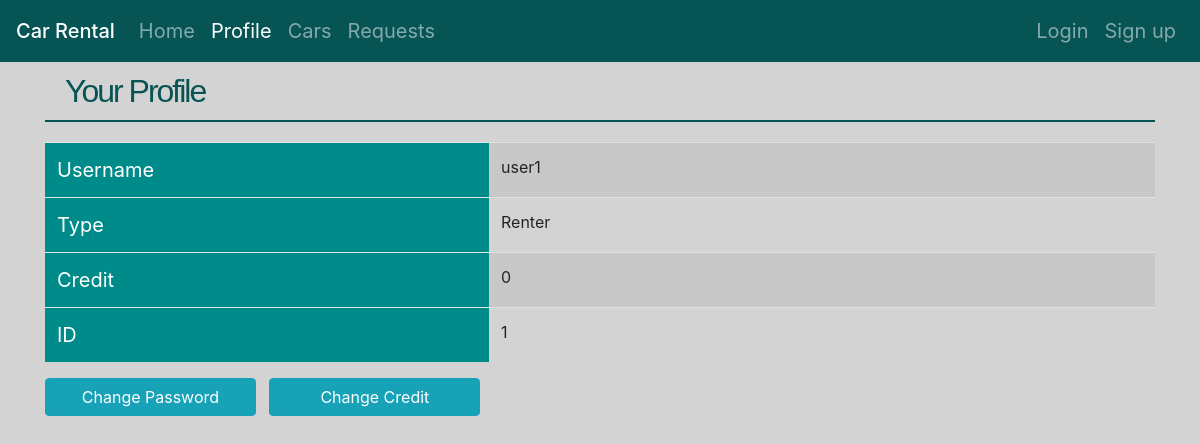
Page /rental/profile/ (signed in) on the earlier database version.
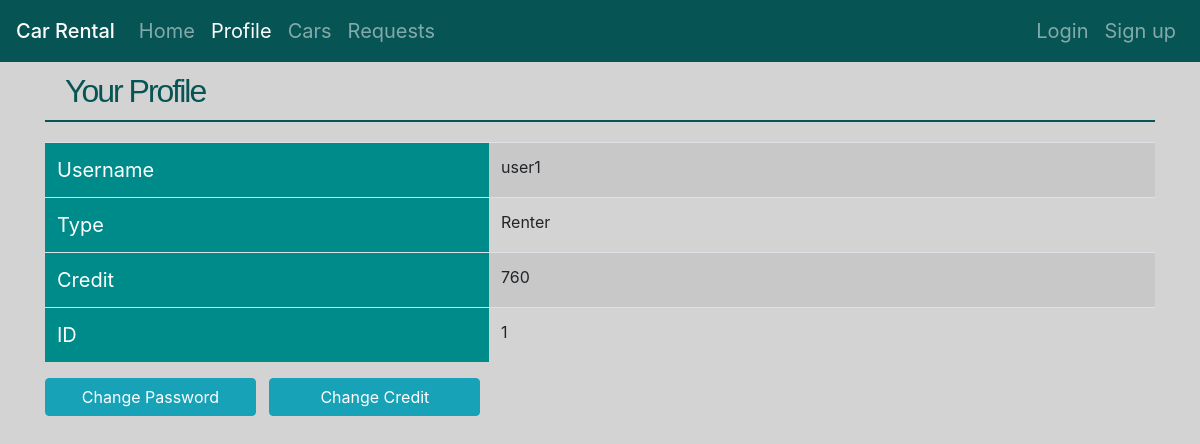
Same page on the later database version.
### car_rental/models.py (models this page shows, shortened)
class User(AbstractUser):
    isCarExhibition = models.BooleanField(default=False)
    credit = models.IntegerField(default=0)

### car_rental/views.py (the view)
# urls.py: path('profile/', views.profile_view, name='profile'),
@login_required()
def profile_view(request):
    return render(request, 'car_rental/profile.html')

### car_rental/templates/car_rental/profile.html (shortened to what this page needs)
{% extends 'car_rental/base.html' %}
{% load static %}
{% block style %}
    <link rel="stylesheet" type="text/css" href="{% static 'car_rental/stylesheets/car_detail.css' %}">
{% endblock %}
{% block content %}
<div class="container">
    <h1>Your Profile</h1>
 <table class="table table-striped table-hover info-table">
     <tr>
         <td>Username</td>
         <td>{{ user.username }}</td>
     </tr>
     <tr>
         <td>Type</td>
         <td>
             {% if user.isCarExhibition %} Exhibition {% else %} Renter {% endif %}
         </td>
     </tr>
     <tr>
         <td>Credit</td>
         <td>{{ user.credit }}</td>
     </tr>
     <tr>
         <td>ID</td>
         <td>{{ user.id }}</td>
     </tr>
 </table>
<a class="btn btn-info" href="{% url 'car_rental:change_password' %}" role="button" style="width:19%">Change Password</a> &nbsp;
<a class="btn btn-info" href="{% url 'car_rental:change_credit' %}" role="button" style="width:19%">Change Credit</a>
 </div>
{% endblock %}

Differences in the rows shown:
changed User "user1": credit "0" → "760"
